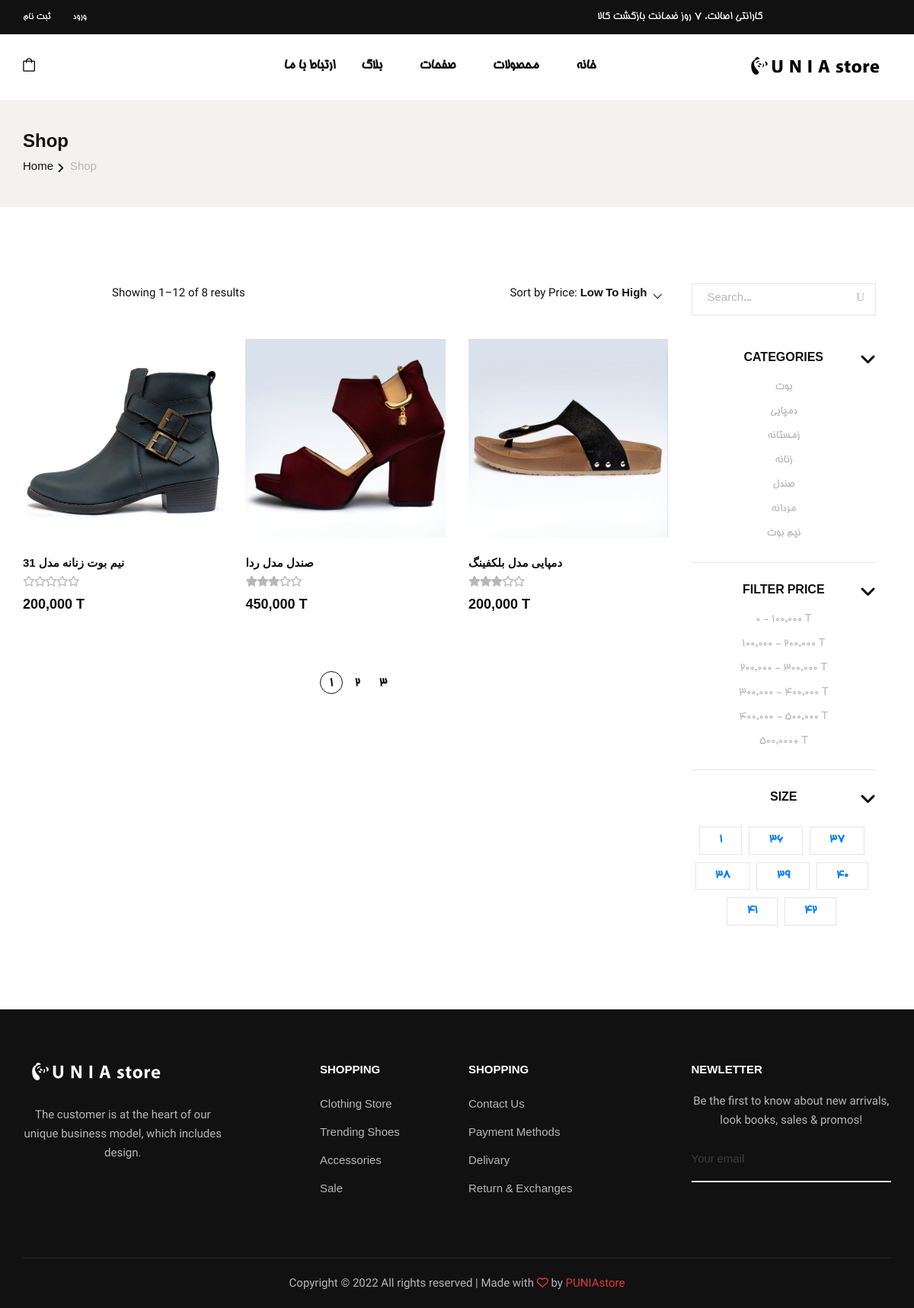
Page /shop on the committed database.
### shop/models.py (models this page shows, shortened)
class Category(models.Model):
    name = models.CharField(max_length=30)

class Product(models.Model):
    name = models.CharField(max_length=50)
    desciption = models.TextField(max_length=300, null=True, blank=True)
    category = models.ManyToManyField(Category)
    dkp = models.CharField(unique=True, max_length=12, null=True, blank=True)
    createDate = models.DateField(null=True)
    averageRating = models.FloatField(null=True, blank=True , default=0.0)
    ratingCount = models.IntegerField(null=True, blank=True , default=0)
    cover = models.ImageField(
        upload_to='images/', default=None, blank=True, null=True)

### shop/views.py (the view)
# urls.py: path('', include('shop.urls')),
def shop(request, filterby="date", filterfield="CreateDate", showcount=12):
    if request.method == 'POST':
        pass
    else:
        if(filterby == "category"):
            filterfield = uri_to_iri(filterfield)
            products = Product.objects.filter(category__name=filterfield).annotate(minPrice=Min(
                'variantproduct__mainPrice'))
        elif(filterby == "price"):
            filterfield = filterfield.split(',')
            filterfield[0] = int(filterfield[0])*1000
            filterfield[1] = int(filterfield[1])*1000
            products = Product.objects.annotate(minPrice=Min('variantproduct__mainPrice')).filter(
                minPrice__lte=filterfield[1], minPrice__gte=filterfield[0])
        elif(filterby == "size"):
            products = Product.objects.annotate(minPrice=Min(
                'variantproduct__mainPrice')).filter(variantproduct__size=filterfield)
        else:
            products = Product.objects.annotate(
                minPrice=Min('variantproduct__mainPrice'))
        pcount = Product.objects.all().count()
        paginator = Paginator(products, 3)
        page = request.GET.get('page', '1')
        products = paginator.page(page)
        categories = Category.objects.all().order_by('name')
        sizes = VariantProduct.objects.values(
            'size').order_by('size').distinct()
        context = {'products': products, 'categories': categories,
                'pcount': pcount, 'sizes': sizes}
        return render(request, 'shop/shop.html', context)

### shop/templates/shop/shop.html (shortened to what this page needs)
{% extends 'base.html' %}
{%load mathfilters %}
{% load humanize %}
{% block content %}
    <section class="breadcrumb-option">
        <div class="container">
            <div class="row">
                <div class="col-lg-12">
                    <div class="breadcrumb__text">
                        <h4>Shop</h4>
                        <div class="breadcrumb__links">
                            <a href={%url 'home'%}>Home</a>
                            <span>Shop</span>
                        </div>
                    </div>
                </div>
            </div>
        </div>
    </section>
    <section class="shop spad" style= "direction:rtl;">
        <div class="container">
            <div class="row">
                <div class="col-lg-3"style= "direction:ltr;text-align:center">
                    <div class="shop__sidebar">
                        <div class="shop__sidebar__search">
                            <form action="#">
                                <input type="text" placeholder="Search...">
                                <button type="submit"><span class="icon_search"></span></button>
                            </form>
                        </div>
                        <div class="shop__sidebar__accordion">
                            <div class="accordion" id="accordionExample">
                                <div class="card">
                                    <div class="card-heading">
                                        <a data-toggle="collapse" data-target="#collapseOne">Categories</a>
                                    </div>
                                    <div id="collapseOne" class="collapse show" data-parent="#accordionExample">
                                        <div class="card-body">
                                            <div class="shop__sidebar__categories">
                                                <ul class="nice-scroll">
                                                    {%for item in categories%}
                                                    <li><a href={%url 'shop' "category" item.name products.paginator.per_page %}>{{item.name}}</a></li>
                                                    {%endfor%}
                                                </ul>
                                            </div>
                                        </div>
                                    </div>
                                </div>
                                <div class="card">
                                    <div class="card-heading">
                                        <a data-toggle="collapse" data-target="#collapseThree">Filter Price</a>
                                    </div>
                                    <div id="collapseThree" class="collapse show" data-parent="#accordionExample">
                                        <div class="card-body">
                                            <div class="shop__sidebar__price">
                                                <ul>
                                                    <li><a href={%url 'shop' "price" "0,100" products.paginator.per_page %}>0 - 100,000 T</a></li>
                                                    <li><a href={%url 'shop' "price" "100,200" products.paginator.per_page %}>100,000 - 200,000 T</a></li>
                                                    <li><a href={%url 'shop' "price" "200,300" products.paginator.per_page %}>200,000 - 300,000 T</a></li>
                                                    <li><a href={%url 'shop' "price" "300,400" products.paginator.per_page %}>300,000 - 400,000 T</a></li>
                                                    <li><a href={%url 'shop' "price" "400,500" products.paginator.per_page %}>400,000 - 500,000 T</a></li>
                                                    <li><a href={%url 'shop' "price" "500,9999999" products.paginator.per_page %}>500,000+ T</a></li>
                                                </ul>
                                            </div>
                                        </div>
                                    </div>
                                </div>
                                <div class="card">
                                    <div class="card-heading">
                                        <a data-toggle="collapse" data-target="#collapseFour">Size</a>
                                    </div>
                                    <div id="collapseFour" class="collapse show" data-parent="#accordionExample">
                                        <div class="card-body">
                                            <div class="shop__sidebar__size">
                                                {%for item in sizes%}
                                                <label for="{{item.size}}">
                                                    <a href={%url 'shop' "size" item.size products.paginator.per_page %} >
                                                        {{item.size}}
                                                    </a>
                                                </label>
                                                {%endfor%}
                                            </div>
                                        </div>
                                    </div>
                                </div>
                            </div>
                        </div>
                    </div>
                </div>
                <div class="col-lg-9"style= "direction:ltr;">
                    <div class="shop__product__option">
                        <div class="row">
                            <div class="col-lg-6 col-md-6 col-sm-6">
                                <div class="shop__product__option__left">
                                    <p>Showing 1–12 of {{pcount}} results</p>
                                </div>
                            </div>
                            <div class="col-lg-6 col-md-6 col-sm-6">
                                <div class="shop__product__option__right">
                                    <p>Sort by Price:</p>
                                </div>
                            </div>
                        </div>
                    </div>
                    <div class="row">
                        {%for item in products%}
                        <div class="col-lg-4 col-md-6 col-sm-6">
                            <div class="product__item">
                            <a href={% url 'detail' item.id %}>
                                <div class="product__item__pic set-bg" data-setbg="{{item.cover.url}}">
                                </div>
                            <a/>
                                <div class="product__item__text">
                                    <h6>{{item.name}}</h6>
                                    <div class="rating">
                                        {% for i in '12345'|make_list %}
                                        {%if forloop.counter > item.averageRating %}
                                        <i class="fa fa-star-o"></i>
                                        {%else%}
                                        <i class="fa fa-star"></i>
                                        {%endif%}
                                        {%endfor%}
                                    </div>
                                    <h5>{{item.minPrice| intcomma}} T</h5>
                                </div>
                            </div>
                        </div>
                        {%endfor%}
                    </div>
                    <div class="row">
                        <div class="col-lg-12">
                            <div class="product__pagination">
                                {% for num in products.paginator.page_range %}
                                {% if products.number == num %}
                                <a class="active" href="?page={{ num }}">{{num}}</a>
                                {% elif num > products.number|add:'-3' and num < products.number|add:'3' %}
                                <a  href="?page={{ num }}">{{ num }}</a>
                                {% endif %}
                                {% endfor %}
            </div>
                        </div>
                    </div>
                </div>
            </div>
        </div>
    </section>
{%endblock%}

### onlineshop/static/css/custombtn.css (style rules this page uses)
p { font-family: 'Lato', sans-serif; font-weight: 300; text-align: center; font-size: 18px; color: #676767; }
button { margin: 20px; }

### rows in the picture
Category: name "بوت"
Category: name "دمپایی"
Category: name "زمستانه"
Category: name "زنانه"
Category: name "صندل"
Category: name "مردانه"
Category: name "نیم بوت"
Product: shows a picture, name "نیم بوت زنانه مدل 31", averageRating 0 (drawn), minPrice "200,000"
Product: shows a picture, name "صندل مدل ردا", averageRating 3 (drawn), minPrice "450,000"
Product: shows a picture, name "دمپایی مدل بلکفینگ", averageRating 3 (drawn), minPrice "200,000"

### other values in the picture
{{ item.size }} "1" "36" "37" "38" "39" "40" "41" "42"
{{ pcount }} "8"
{{ num }} "1"
{{ num }} "2" "3"
